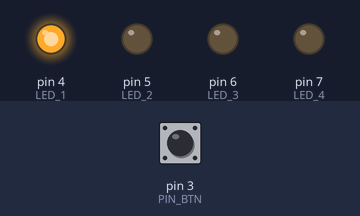
The sketch below on a simulated Arduino Uno, built with avr-gcc and run on an emulated ATmega328P. Shown: output pins drawn as LEDs (lit = HIGH). The inputs (shaded band) are chosen by the test bench; at power-on: pin 3 (PIN_BTN) HIGH.

Above: at 1.2 s.
1.3 s: pin 3 (PIN_BTN) pulled LOW for 0.15 s
At 2.3 s:
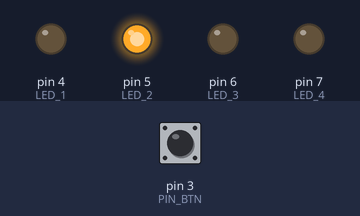
2.9 s: pin 3 (PIN_BTN) pulled LOW for 1 s
At 4.8 s:
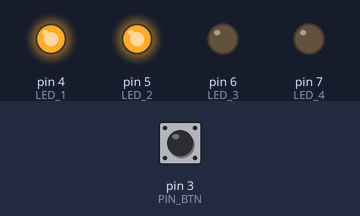
5.4 s: pin 3 (PIN_BTN) pulled LOW for 0.15 s
At 6.7 s:
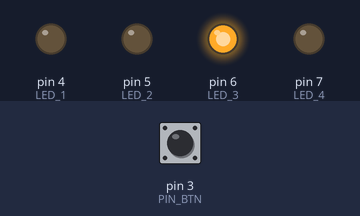
7.0 s: pin 3 (PIN_BTN) pulled LOW for 3.2 s
At 10.8 s:
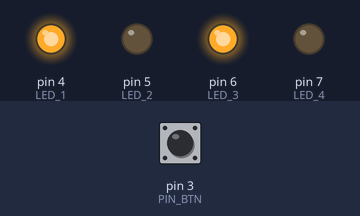
11.7 s: pin 3 (PIN_BTN) pulled LOW for 0.15 s
At 12.7 s:
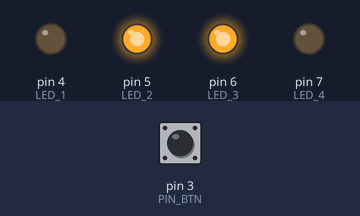
13.3 s: pin 3 (PIN_BTN) pulled LOW for 1 s
At 15.1 s:
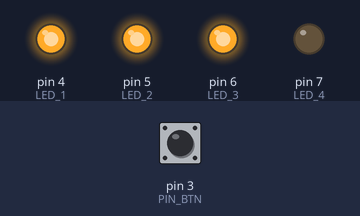
Timing chart, 0 to 16.6 s (numbered marks = the images above; inputs shaded):
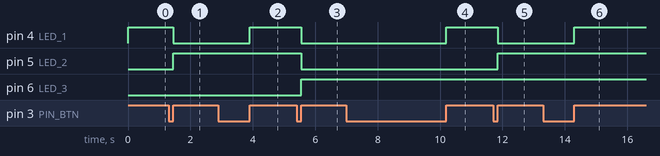

Measured:
- after the input at 1.3 s, pin 4 (LED_1): HIGH → LOW after 0.15 s; pin 5 (LED_2): LOW → HIGH after 0.15 s
- after the input at 2.9 s, pin 4 (LED_1): LOW → HIGH after 1.0 s
- after the input at 5.4 s, pin 4 (LED_1), pin 5 (LED_2): HIGH → LOW after 0.15 s; pin 6 (LED_3): LOW → HIGH after 0.15 s
- after the input at 7.0 s, pin 4 (LED_1): LOW → HIGH after 3.2 s
- after the input at 11.7 s, pin 4 (LED_1): HIGH → LOW after 0.15 s; pin 5 (LED_2): LOW → HIGH after 0.15 s
- after the input at 13.3 s, pin 4 (LED_1): LOW → HIGH after 1.0 s

The sketch:

contatore_led.ino
```cpp
#define PIN_BTN 3
#define LED_1 4
#define LED_2 5
#define LED_3 6
#define LED_4 7

int i;

void setup() {
  pinMode(PIN_BTN, INPUT);
  pinMode(LED_1, OUTPUT);
  pinMode(LED_2, OUTPUT);
  pinMode(LED_3, OUTPUT);
  pinMode(LED_4, OUTPUT);
  // da 0 a 15
  i = 0;
}

void loop() {
  while (digitalRead(PIN_BTN) == LOW);

  if (i < 15) {
    i++;
  } else {
    i = 0;
  }

  switch (i) {
    case 0:
      digitalWrite(LED_1, LOW);
      digitalWrite(LED_2, LOW);
      digitalWrite(LED_3, LOW);
      digitalWrite(LED_4, LOW);
      break;
    case 1:
      digitalWrite(LED_1, HIGH);
      digitalWrite(LED_2, LOW);
      digitalWrite(LED_3, LOW);
      digitalWrite(LED_4, LOW);
      break;
    case 2:
      digitalWrite(LED_1, LOW);
      digitalWrite(LED_2, HIGH);
      digitalWrite(LED_3, LOW);
      digitalWrite(LED_4, LOW);
      break;
    case 3:
      digitalWrite(LED_1, HIGH);
      digitalWrite(LED_2, HIGH);
      digitalWrite(LED_3, LOW);
      digitalWrite(LED_4, LOW);
      break;
    case 4:
      digitalWrite(LED_1, LOW);
      digitalWrite(LED_2, LOW);
      digitalWrite(LED_3, HIGH);
      digitalWrite(LED_4, LOW);
      break;
    case 5:
      digitalWrite(LED_1, HIGH);
      digitalWrite(LED_2, LOW);
      digitalWrite(LED_3, HIGH);
      digitalWrite(LED_4, LOW);
      break;
    case 6:
      digitalWrite(LED_1, LOW);
      digitalWrite(LED_2, HIGH);
      digitalWrite(LED_3, HIGH);
      digitalWrite(LED_4, LOW);
      break;
    case 7:
      digitalWrite(LED_1, HIGH);
      digitalWrite(LED_2, HIGH);
      digitalWrite(LED_3, HIGH);
      digitalWrite(LED_4, LOW);
      break;
    case 8:
      digitalWrite(LED_1, LOW);
      digitalWrite(LED_2, LOW);
      digitalWrite(LED_3, LOW);
      digitalWrite(LED_4, HIGH);
      break;
    case 9:
      digitalWrite(LED_1, HIGH);
      digitalWrite(LED_2, LOW);
      digitalWrite(LED_3, LOW);
      digitalWrite(LED_4, HIGH);
      break;
    case 10:
      digitalWrite(LED_1, LOW);
      digitalWrite(LED_2, HIGH);
      digitalWrite(LED_3, LOW);
      digitalWrite(LED_4, HIGH);
      break;
    case 11:
      digitalWrite(LED_1, HIGH);
      digitalWrite(LED_2, HIGH);
      digitalWrite(LED_3, LOW);
      digitalWrite(LED_4, HIGH);
      break;
    case 12:
      digitalWrite(LED_1, LOW);
      digitalWrite(LED_2, LOW);
      digitalWrite(LED_3, HIGH);
      digitalWrite(LED_4, HIGH);
      break;
    case 13:
      digitalWrite(LED_1, HIGH);
      digitalWrite(LED_2, LOW);
      digitalWrite(LED_3, HIGH);
      digitalWrite(LED_4, HIGH);
      break;
    case 14:
      digitalWrite(LED_1, LOW);
      digitalWrite(LED_2, HIGH);
      digitalWrite(LED_3, HIGH);
      digitalWrite(LED_4, HIGH);
      break;
    case 15:
      digitalWrite(LED_1, HIGH);
      digitalWrite(LED_2, HIGH);
      digitalWrite(LED_3, HIGH);
      digitalWrite(LED_4, HIGH);
      break;
  }

  while (digitalRead(PIN_BTN) == HIGH);
}
```
